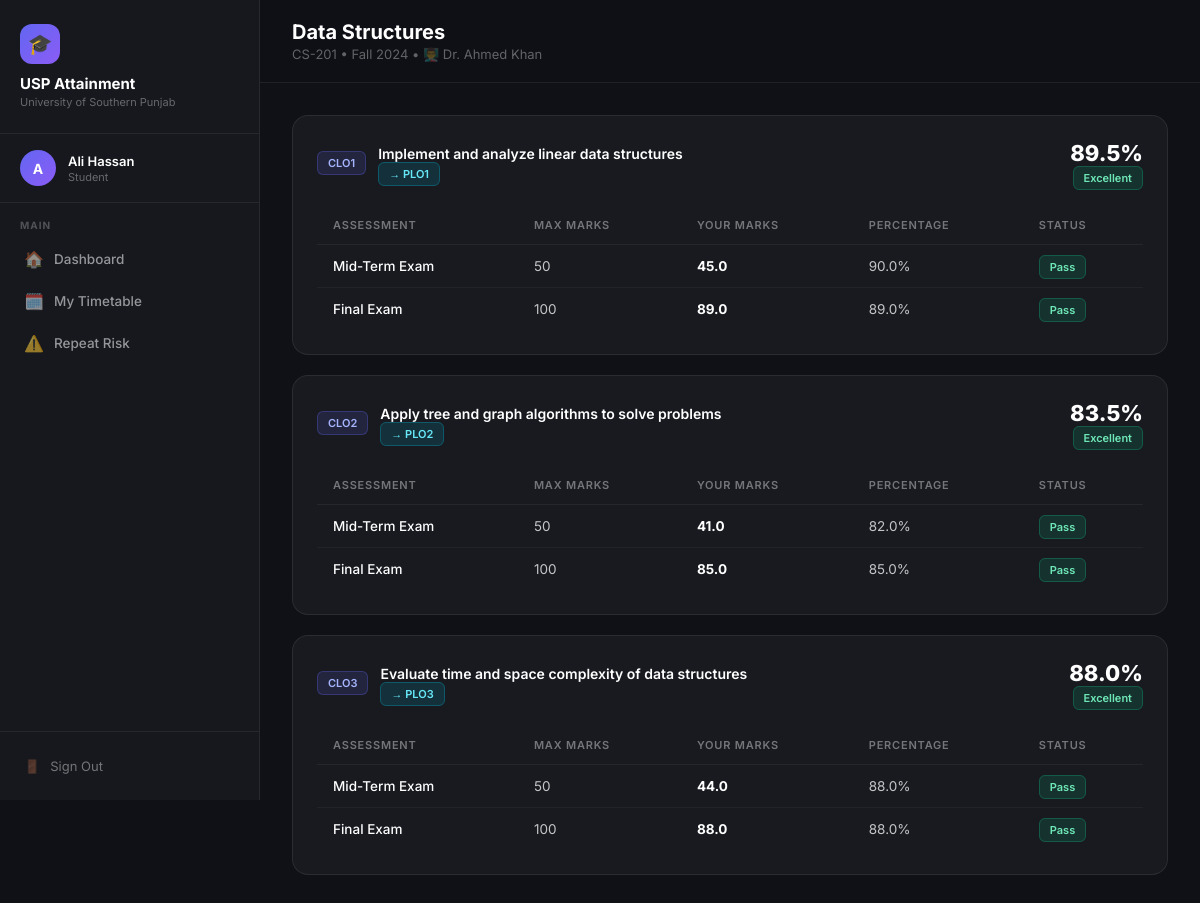
Page /student/course/1 (signed in) on the committed database.
### models.py (models this page shows, shortened)
class User(db.Model, UserMixin):
    id = db.Column(db.Integer, primary_key=True)
    name = db.Column(db.String(200), nullable=False)
    email = db.Column(db.String(200), unique=True, nullable=False)
    password_hash = db.Column(db.String(256), nullable=False)
    role = db.Column(db.String(20), nullable=False)  # admin, teacher, student

class Course(db.Model):
    id = db.Column(db.Integer, primary_key=True)
    program_id = db.Column(db.Integer, db.ForeignKey('program.id'), nullable=False)
    teacher_id = db.Column(db.Integer, db.ForeignKey('user.id'), nullable=False)
    name = db.Column(db.String(200), nullable=False)
    code = db.Column(db.String(50), nullable=False)
    semester = db.Column(db.String(50), nullable=False)
    teacher = db.relationship('User', backref='courses')
    clos = db.relationship('CLO', backref='course', lazy=True, cascade='all, delete-orphan')
    timetable = db.relationship('Timetable', backref='course', lazy=True, cascade='all, delete-orphan')
    outline = db.relationship('Outline', backref='course', lazy=True, cascade='all, delete-orphan')
    enrollments = db.relationship('Enrollment', backref='course', lazy=True, cascade='all, delete-orphan')

class CLO(db.Model):
    id = db.Column(db.Integer, primary_key=True)
    course_id = db.Column(db.Integer, db.ForeignKey('course.id'), nullable=False)
    clo_code = db.Column(db.String(10), nullable=False)
    description = db.Column(db.String(500), nullable=False)
    assessments = db.relationship('Assessment', backref='clo', lazy=True, cascade='all, delete-orphan')
    plo_mappings = db.relationship('CLO_PLO', backref='clo', lazy=True, cascade='all, delete-orphan')

class CLO_PLO(db.Model):
    id = db.Column(db.Integer, primary_key=True)
    clo_id = db.Column(db.Integer, db.ForeignKey('clo.id'), nullable=False)
    plo_id = db.Column(db.Integer, db.ForeignKey('plo.id'), nullable=False)
    plo = db.relationship('PLO')

class PLO(db.Model):
    id = db.Column(db.Integer, primary_key=True)
    program_id = db.Column(db.Integer, db.ForeignKey('program.id'), nullable=False)
    plo_code = db.Column(db.String(10), nullable=False)
    description = db.Column(db.String(500), nullable=False)

class Assessment(db.Model):
    id = db.Column(db.Integer, primary_key=True)
    clo_id = db.Column(db.Integer, db.ForeignKey('clo.id'), nullable=False)
    name = db.Column(db.String(200), nullable=False)
    max_marks = db.Column(db.Integer, nullable=False)
    threshold = db.Column(db.Integer, default=50)
    marks = db.relationship('Mark', backref='assessment', lazy=True, cascade='all, delete-orphan')

class Mark(db.Model):
    id = db.Column(db.Integer, primary_key=True)
    assessment_id = db.Column(db.Integer, db.ForeignKey('assessment.id'), nullable=False)
    student_id = db.Column(db.Integer, db.ForeignKey('user.id'), nullable=False)
    marks_obtained = db.Column(db.Float, nullable=False)
    student = db.relationship('User', foreign_keys=[student_id])

### student.py (the view)
@student_bp.route('/course/<int:course_id>')
@login_required
def course_detail(course_id):
    course = Course.query.get_or_404(course_id)
    clo_data = []
    for clo in course.clos:
        attainment = calculate_clo_attainment(clo, student_id=current_user.id)
        assessment_marks = []
        for assessment in clo.assessments:
            mark = Mark.query.filter_by(
                assessment_id=assessment.id,
                student_id=current_user.id
            ).first()
            assessment_marks.append({
                'assessment': assessment,
                'mark': mark
            })
        clo_data.append({
            'clo': clo,
            'attainment': attainment,
            'assessment_marks': assessment_marks
        })
    return render_template('student/course_detail.html',
        course=course, clo_data=clo_data)

### app.py (called while the page is built)
@login_manager.user_loader
def load_user(user_id):
    return User.query.get(int(user_id))

### templates/student/course_detail.html (shortened to what this page needs)
{% extends 'base.html' %}
{% block page_title %}{{ course.name }}{% endblock %}
{% block page_sub %}{{ course.code }} • {{ course.semester }} • 👨‍🏫 {{ course.teacher.name }}{% endblock %}
{% block sidebar_nav %}
<div class="nav-section">
    <div class="nav-section-title">Main</div>
    <a href="{{ url_for('student.dashboard') }}" class="nav-link"><span class="icon">🏠</span> Dashboard</a>
    <a href="{{ url_for('student.timetable') }}" class="nav-link"><span class="icon">🗓️</span> My Timetable</a>
    <a href="{{ url_for('student.repeat_risk') }}" class="nav-link"><span class="icon">⚠️</span> Repeat Risk</a>
</div>
{% endblock %}
{% block content %}
{% for cd in clo_data %}
<div class="card" style="margin-bottom:20px;">
    <div class="card-header">
        <div style="display:flex;align-items:center;gap:12px;">
            <span class="badge badge-purple">{{ cd.clo.clo_code }}</span>
            <div>
                <div style="font-size:14px;font-weight:600;color:#fff;">{{ cd.clo.description }}</div>
                {% for mapping in cd.clo.plo_mappings %}
                <span class="badge badge-blue" style="margin-top:4px;">→ {{ mapping.plo.plo_code }}</span>
                {% endfor %}
            </div>
        </div>
        <div style="text-align:right;">
            <div style="font-size:22px;font-weight:800;color:#fff;">{{ cd.attainment.percentage }}%</div>
            {% if cd.attainment.level == 'Excellent' %}<span class="badge badge-green">{{ cd.attainment.level }}</span>
            {% elif cd.attainment.level == 'Good' %}<span class="badge badge-blue">{{ cd.attainment.level }}</span>
            {% elif cd.attainment.level == 'Average' %}<span class="badge badge-yellow">{{ cd.attainment.level }}</span>
            {% elif cd.attainment.level == 'Poor' %}<span class="badge badge-red">{{ cd.attainment.level }}</span>
            {% else %}<span style="color:rgba(255,255,255,0.3);font-size:12px;">No marks yet</span>{% endif %}
        </div>
    </div>
    {% if cd.assessment_marks %}
    <div class="table-wrap">
        <table>
            <thead>
                <tr><th>Assessment</th><th>Max Marks</th><th>Your Marks</th><th>Percentage</th><th>Status</th></tr>
            </thead>
            <tbody>
                {% for am in cd.assessment_marks %}
                <tr>
                    <td style="color:#fff;font-weight:500;">{{ am.assessment.name }}</td>
                    <td>{{ am.assessment.max_marks }}</td>
                    <td>
                        {% if am.mark %}
                        <strong style="color:#fff;">{{ am.mark.marks_obtained }}</strong>
                        {% else %}
                        <span style="color:rgba(255,255,255,0.25);">Not entered</span>
                        {% endif %}
                    </td>
                    <td>
                        {% if am.mark %}
                        {% set pct = (am.mark.marks_obtained / am.assessment.max_marks * 100)|round(1) %}
                        {{ pct }}%
                        {% else %}–{% endif %}
                    </td>
                    <td>
                        {% if am.mark %}
                        {% set pct = (am.mark.marks_obtained / am.assessment.max_marks * 100) %}
                        {% if pct >= am.assessment.threshold %}
                        <span class="badge badge-green">Pass</span>
                        {% else %}
                        <span class="badge badge-red">Fail</span>
                        {% endif %}
                        {% else %}
                        <span style="color:rgba(255,255,255,0.25);font-size:12px;">Pending</span>
                        {% endif %}
                    </td>
                </tr>
                {% endfor %}
            </tbody>
        </table>
    </div>
    {% else %}
    <p style="color:rgba(255,255,255,0.3);font-size:13px;">No assessments added yet.</p>
    {% endif %}
</div>
{% endfor %}
{% endblock %}

### templates/base.html (shortened to what this page needs)
<!DOCTYPE html>
<html lang="en">
<head>
</head>
<body>
    <div class="sidebar">
        <div class="sidebar-brand">
            <div class="brand-icon">🎓</div>
            <div class="brand-name">USP Attainment</div>
            <div class="brand-sub">University of Southern Punjab</div>
        </div>
        <div class="sidebar-user">
            <div class="user-avatar">{{ current_user.name[0] }}</div>
            <div>
                <div class="user-name">{{ current_user.name }}</div>
                <div class="user-role">{{ current_user.role }}</div>
            </div>
        </div>
        <nav class="sidebar-nav">
            {% block sidebar_nav %}{% endblock %}
        </nav>
        <div class="sidebar-footer">
            <a href="{{ url_for('auth.logout') }}" class="btn-logout">
                <span>🚪</span> Sign Out
            </a>
        </div>
    </div>
    <div class="main">
        <div class="topbar">
            <div>
                <div class="topbar-title">{% block page_title %}Dashboard{% endblock %}</div>
                <div class="topbar-sub">{% block page_sub %}{% endblock %}</div>
            </div>
        </div>
        <div class="content">
            {% block content %}{% endblock %}
        </div>
    </div>
</body>
</html>

### templates/base.html (style rules this page uses)
* { margin: 0; padding: 0; box-sizing: border-box; }
body { font-family: 'Inter', sans-serif; background: #0f1117; color: #e2e8f0; min-height: 100vh; display: flex; }
.sidebar { width: 260px; min-height: 100vh; background: rgba(255,255,255,0.03); border-right: 1px solid rgba(255,255,255,0.07); display: flex; flex-direction: column; position: fixed; top: 0; left: 0; height: 100vh; z-index: 100; }
.sidebar-brand { padding: 24px 20px; border-bottom: 1px solid rgba(255,255,255,0.07); }
.brand-icon { width: 40px; height: 40px; background: linear-gradient(135deg, #6366f1, #8b5cf6); border-radius: 12px; display: flex; align-items: center; justify-content: center; font-size: 20px; margin-bottom: 10px; }
.brand-name { font-size: 15px; font-weight: 700; color: #fff; }
.brand-sub { font-size: 11px; color: rgba(255,255,255,0.35); margin-top: 2px; }
.sidebar-user { padding: 16px 20px; border-bottom: 1px solid rgba(255,255,255,0.07); display: flex; align-items: center; gap: 12px; }
.user-avatar { width: 36px; height: 36px; border-radius: 50%; background: linear-gradient(135deg, #6366f1, #8b5cf6); display: flex; align-items: center; justify-content: center; font-size: 14px; font-weight: 700; color: white; flex-shrink: 0; }
.user-name { font-size: 13px; font-weight: 600; color: #fff; }
.user-role { font-size: 11px; color: rgba(255,255,255,0.35); text-transform: capitalize; margin-top: 1px; }
.sidebar-nav { flex: 1; padding: 16px 12px; overflow-y: auto; }
.nav-section { margin-bottom: 24px; }
.nav-section-title { font-size: 10px; font-weight: 700; color: rgba(255,255,255,0.25); text-transform: uppercase; letter-spacing: 1px; padding: 0 8px; margin-bottom: 8px; }
.nav-link { display: flex; align-items: center; gap: 10px; padding: 10px 12px; border-radius: 10px; color: rgba(255,255,255,0.55); font-size: 13.5px; font-weight: 500; text-decoration: none; transition: all 0.15s; margin-bottom: 2px; }
.nav-link .icon { font-size: 16px; width: 20px; text-align: center; }
.sidebar-footer { padding: 16px 12px; border-top: 1px solid rgba(255,255,255,0.07); }
.btn-logout { display: flex; align-items: center; gap: 10px; padding: 10px 12px; border-radius: 10px; color: rgba(255,255,255,0.4); font-size: 13px; text-decoration: none; transition: all 0.15s; width: 100%; background: none; border: none; cursor: pointer; font-family: 'Inter', sans-serif; }
.main { margin-left: 260px; flex: 1; min-height: 100vh; }
.topbar { padding: 20px 32px; border-bottom: 1px solid rgba(255,255,255,0.07); display: flex; align-items: center; justify-content: space-between; background: rgba(15,17,23,0.8); backdrop-filter: blur(10px); position: sticky; top: 0; z-index: 50; }
.topbar-title { font-size: 20px; font-weight: 700; color: #fff; }
.topbar-sub { font-size: 13px; color: rgba(255,255,255,0.35); margin-top: 2px; }
.content { padding: 32px; }
.card { background: rgba(255,255,255,0.04); border: 1px solid rgba(255,255,255,0.08); border-radius: 16px; padding: 24px; }
.card-header { display: flex; align-items: center; justify-content: space-between; margin-bottom: 20px; }
.table-wrap { overflow-x: auto; }
table { width: 100%; border-collapse: collapse; }
th { color: rgba(255,255,255,0.4); font-size: 11px; font-weight: 600; text-transform: uppercase; letter-spacing: 0.8px; padding: 12px 16px; text-align: left; border-bottom: 1px solid rgba(255,255,255,0.06); }
td { padding: 13px 16px; border-bottom: 1px solid rgba(255,255,255,0.04); font-size: 13.5px; color: rgba(255,255,255,0.75); }
tr:last-child td { border-bottom: none; }
.badge { font-size: 11px; font-weight: 600; padding: 4px 10px; border-radius: 6px; }
.badge-purple { background: rgba(99,102,241,0.15); border: 1px solid rgba(99,102,241,0.3); color: #a5b4fc; }
.badge-green { background: rgba(16,185,129,0.15); border: 1px solid rgba(16,185,129,0.3); color: #6ee7b7; }
.badge-blue { background: rgba(6,182,212,0.15); border: 1px solid rgba(6,182,212,0.3); color: #67e8f9; }

### rows in the picture
User: name "A", name "Ali Hassan", role "Student"
Course: name "Data Structures", code "CS-201", semester "Fall 2024"
User: teacher.name "Dr. Ahmed Khan"
CLO: clo.clo_code "CLO1", clo.description "Implement and analyze linear data structures"
CLO_PLO: plo.plo_code "PLO1"
Assessment: assessment.name "Mid-Term Exam", assessment.max_marks "50"
Mark: mark.marks_obtained "45.0"
Assessment: assessment.name "Final Exam", assessment.max_marks "100"
Mark: mark.marks_obtained "89.0"
CLO: clo.clo_code "CLO2", clo.description "Apply tree and graph algorithms to solve problems"
CLO_PLO: plo.plo_code "PLO2"
Assessment: assessment.name "Mid-Term Exam", assessment.max_marks "50"
Mark: mark.marks_obtained "41.0"
Assessment: assessment.name "Final Exam", assessment.max_marks "100"
Mark: mark.marks_obtained "85.0"
CLO: clo.clo_code "CLO3", clo.description "Evaluate time and space complexity of data structures"
CLO_PLO: plo.plo_code "PLO3"
Assessment: assessment.name "Mid-Term Exam", assessment.max_marks "50"
Mark: mark.marks_obtained "44.0"
Assessment: assessment.name "Final Exam", assessment.max_marks "100"
Mark: mark.marks_obtained "88.0"

### other values in the picture
{{ cd.attainment.percentage }} "89.5" "83.5" "88.0"
{{ cd.attainment.level }} "Excellent" "Excellent" "Excellent"
{{ pct }} "90.0" "89.0" "82.0" "85.0" "88.0" "88.0"
